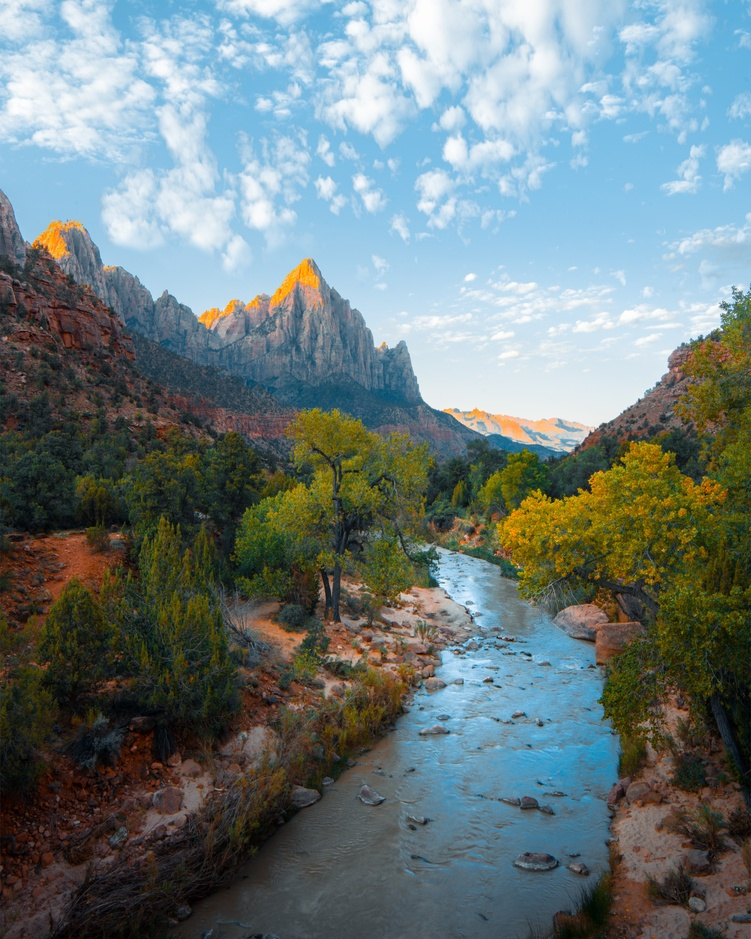
#> input picture image.jpg, 751 x 939 px, shrunk from 4664 x 5830 before the run
$ python slic.py
#> lines starting #> are read from the running program, lines starting #| are printed output that depends on the picture
# import the necessary packages
from skimage.segmentation import slic
from skimage.segmentation import mark_boundaries
from skimage.util import img_as_float
from skimage import io
import matplotlib.pyplot as plt
import argparse

# load the image and convert it to a floating point data type
image = img_as_float(io.imread("image.jpg"))

# apply SLIC and extract (approximately) the supplied number
# of segments
segments = slic(image, n_segments = 250, compactness=10, sigma = 5)
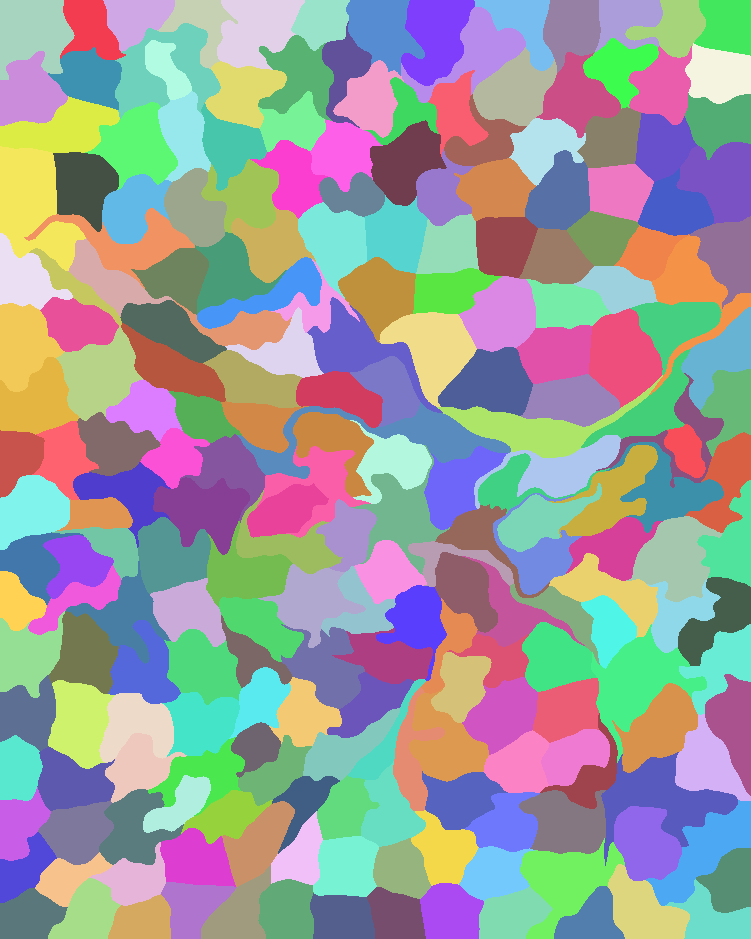
#> segments: shape (939, 751) int64; 232 distinct labels, from 1 to 232; one colour per label, 0 black

# show the output of SLIC
fig = plt.figure("Superpixels -- %d segments%")
ax = fig.add_subplot(1, 1, 1)
ax.imshow(mark_boundaries(image, segments))
plt.axis("off")

# show the plots
plt.show()
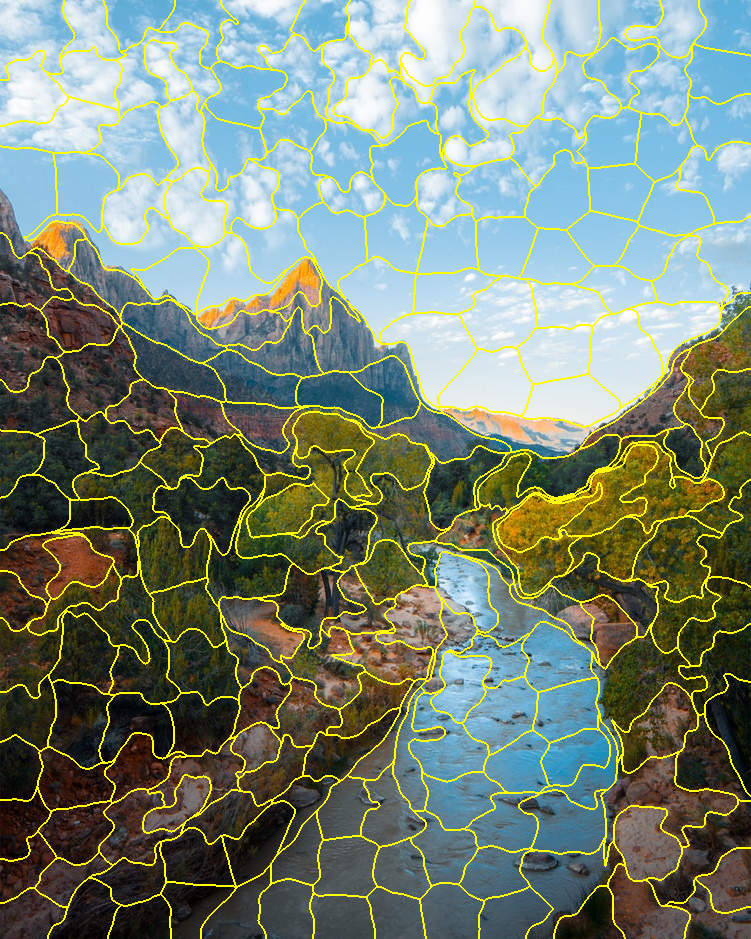
#> shown: shape (939, 751, 3) float64; mean R, G, B 0.473, 0.525, 0.449
